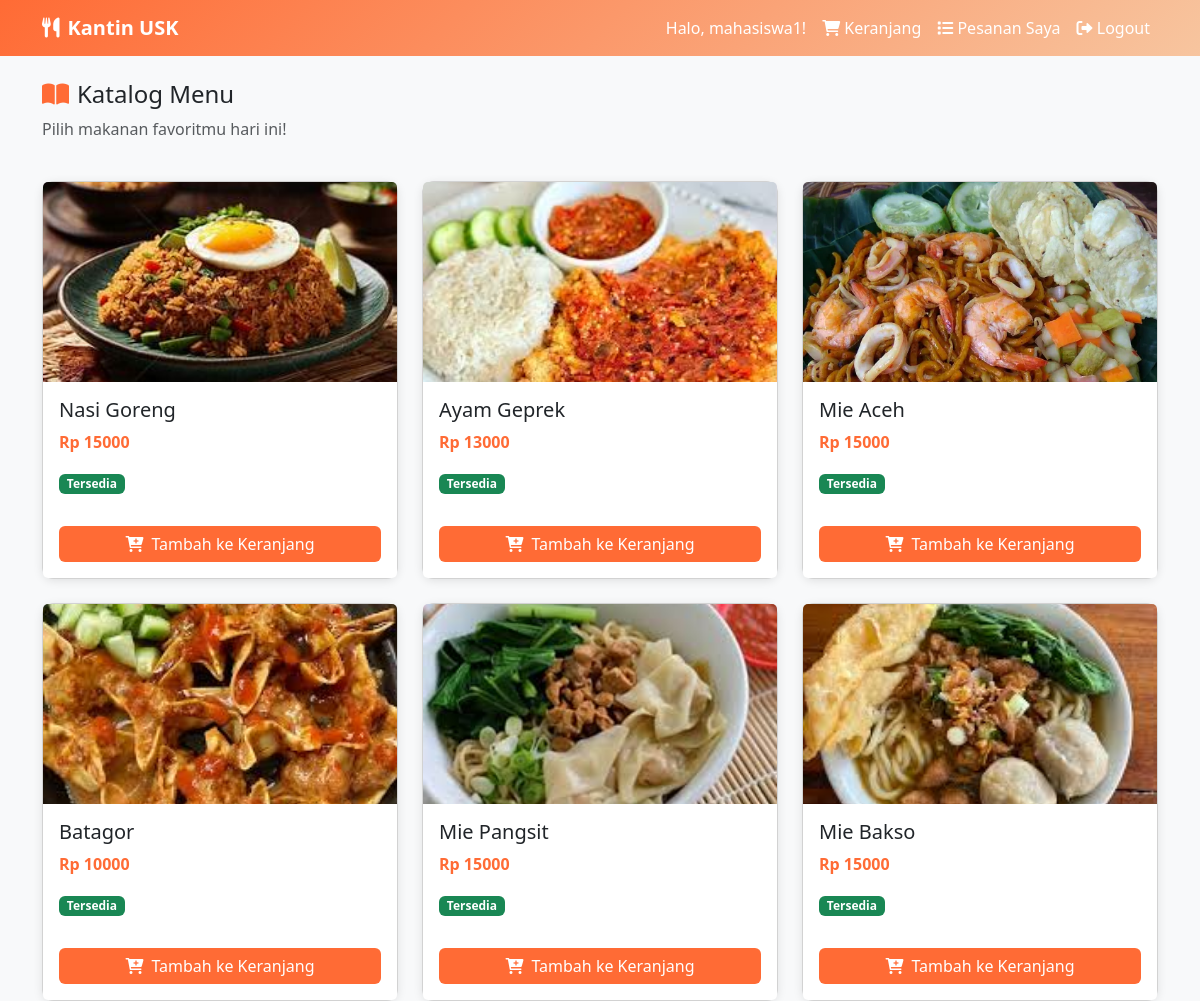
Screenshot of / (signed in) with the database file from the repository.
### menu/models.py (models this page shows, shortened)
class Menu(models.Model):
    nama_makanan = models.CharField(max_length=100)
    harga = models.DecimalField(max_digits=10, decimal_places=0)
    gambar = models.ImageField(upload_to='menu/', blank=True, null=True)
    is_tersedia = models.BooleanField(default=True)

### menu/views.py (the view)
# urls.py: path('', menu_views.katalog, name='katalog'),
@login_required
def katalog(request):
    menus = Menu.objects.filter(is_tersedia=True)
    return render(request, 'menu/katalog.html', {'menus': menus})

### templates/menu/katalog.html (shortened to what this page needs)
{% extends 'base.html' %}
{% block content %}
<div class="row mb-4">
    <div class="col">
        <h4><i class="fas fa-book-open me-2" style="color:#ff6b35;"></i>Katalog Menu</h4>
        <p class="text-muted">Pilih makanan favoritmu hari ini!</p>
    </div>
</div>
{% if menus %}
<div class="row row-cols-1 row-cols-md-3 g-4">
    {% for menu in menus %}
    <div class="col">
        <div class="card h-100">
            {% if menu.gambar %}
                <img src="{{ menu.gambar.url }}" class="card-img-top"
                     style="height: 200px; object-fit: cover;">
            {% else %}
                <div class="card-img-top bg-light d-flex align-items-center
                            justify-content-center" style="height: 200px;">
                    <i class="fas fa-utensils fa-3x text-muted"></i>
                </div>
            {% endif %}
            <div class="card-body">
                <h5 class="card-title">{{ menu.nama_makanan }}</h5>
                <p class="card-text">
                    <span class="fw-bold" style="color: #ff6b35;">
                        Rp {{ menu.harga|floatformat:0 }}
                    </span>
                </p>
                <span class="badge bg-success mb-2">Tersedia</span>
            </div>
            <div class="card-footer bg-white border-0 pb-3">
                <a href="/tambah-keranjang/{{ menu.id }}/"
                   class="btn btn-primary w-100">
                    <i class="fas fa-cart-plus me-2"></i>Tambah ke Keranjang
                </a>
            </div>
        </div>
    </div>
    {% endfor %}
</div>
{% else %}
<div class="text-center py-5">
    <i class="fas fa-inbox fa-4x text-muted mb-3"></i>
    <h5 class="text-muted">Belum ada menu tersedia</h5>
    <p class="text-muted">Silakan hubungi pengelola kantin</p>
</div>
{% endif %}
{% endblock %}

### templates/base.html (shortened to what this page needs)
<!DOCTYPE html>
<html lang="id">
<head>
    <link href="https://cdn.jsdelivr.net/npm/bootstrap@5.3.0/dist/css/bootstrap.min.css" rel="stylesheet">
    <link href="https://cdnjs.cloudflare.com/ajax/libs/font-awesome/6.0.0/css/all.min.css" rel="stylesheet">
</head>
<body>
    <nav class="navbar navbar-expand-lg mb-4">
        <div class="container">
            <a class="navbar-brand" href="/">
                <i class="fas fa-utensils me-2"></i>Kantin USK
            </a>
            <div class="navbar-nav ms-auto">
                {% if user.is_authenticated %}
                    <span class="nav-link">Halo, {{ user.username }}!</span>
                    {% if user.is_staff %}
                        <a class="nav-link" href="/admin-dashboard/">
                            <i class="fas fa-tachometer-alt"></i> Dashboard
                        </a>
                    {% else %}
                        <a class="nav-link" href="/keranjang/">
                            <i class="fas fa-shopping-cart"></i> Keranjang
                        </a>
                        <a class="nav-link" href="/pesanan-saya/">
                            <i class="fas fa-list"></i> Pesanan Saya
                        </a>
                    {% endif %}
                    <a class="nav-link" href="/logout/">
                        <i class="fas fa-sign-out-alt"></i> Logout
                    </a>
                {% else %}
                    <a class="nav-link" href="/login/">Login</a>
                    <a class="nav-link" href="/register/">Register</a>
                {% endif %}
            </div>
        </div>
    </nav>
    <div class="container">
        {% block content %}{% endblock %}
    </div>
</body>
</html>

### templates/base.html (style rules this page uses)
body { background-color: #f8f9fa; }
.navbar { background: linear-gradient(135deg, #ff6b35, #f7c59f); }
.navbar-brand { font-weight: bold; color: white !important; }
.nav-link { color: white !important; }
.card { border-radius: 12px; box-shadow: 0 2px 10px rgba(0,0,0,0.1); }
.btn-primary { background: #ff6b35; border: none; }

### rows the page displays
Menu: gambar (picture), nama_makanan "Nasi Goreng", harga "15000"
Menu: gambar (picture), nama_makanan "Ayam Geprek", harga "13000"
Menu: gambar (picture), nama_makanan "Mie Aceh", harga "15000"
Menu: gambar (picture), nama_makanan "Batagor", harga "10000"
Menu: gambar (picture), nama_makanan "Mie Pangsit", harga "15000"
Menu: gambar (picture), nama_makanan "Mie Bakso", harga "15000"

### other values shown
{{ user.username }} "mahasiswa1"
